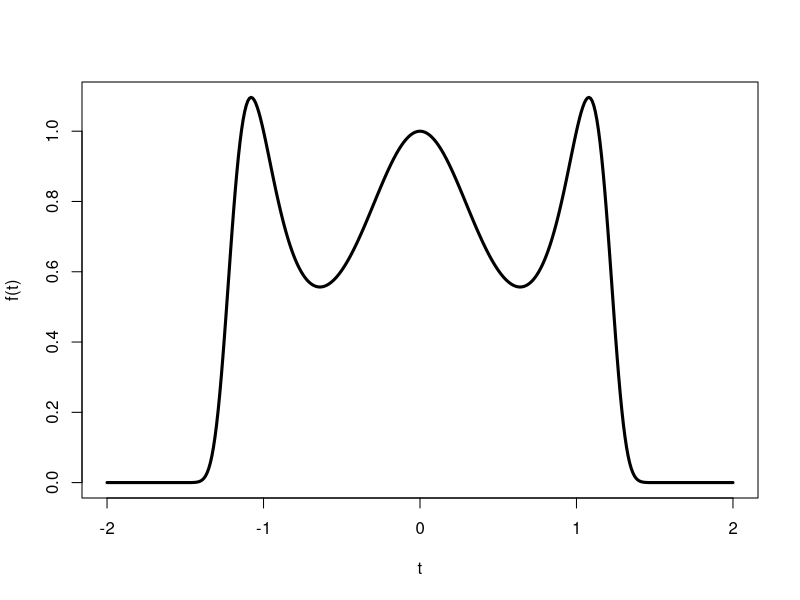
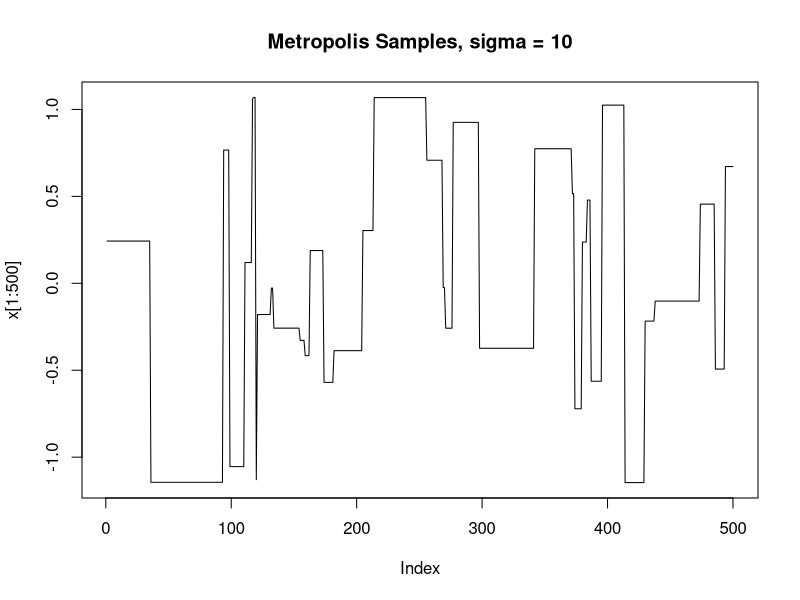
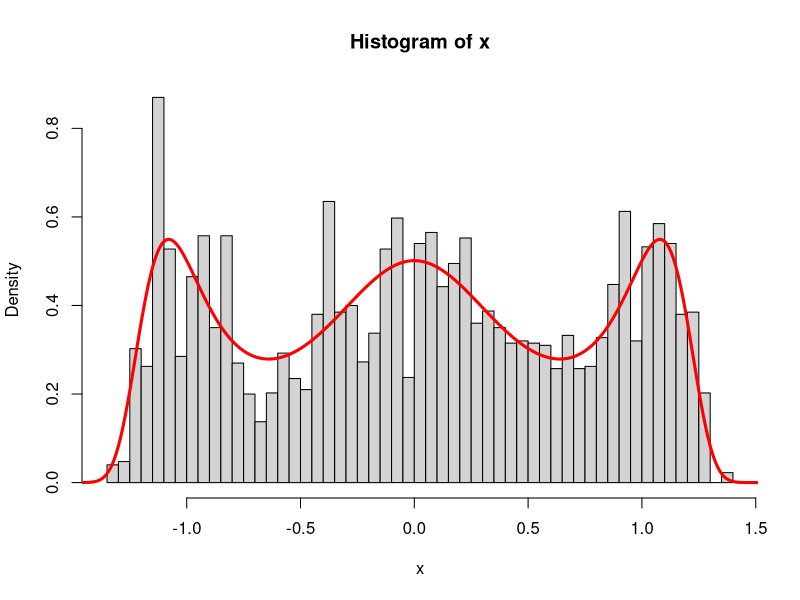
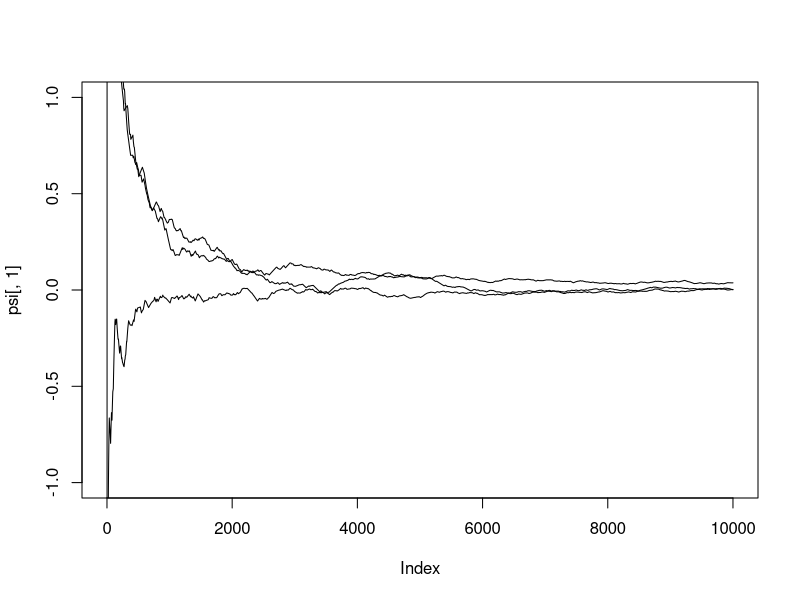
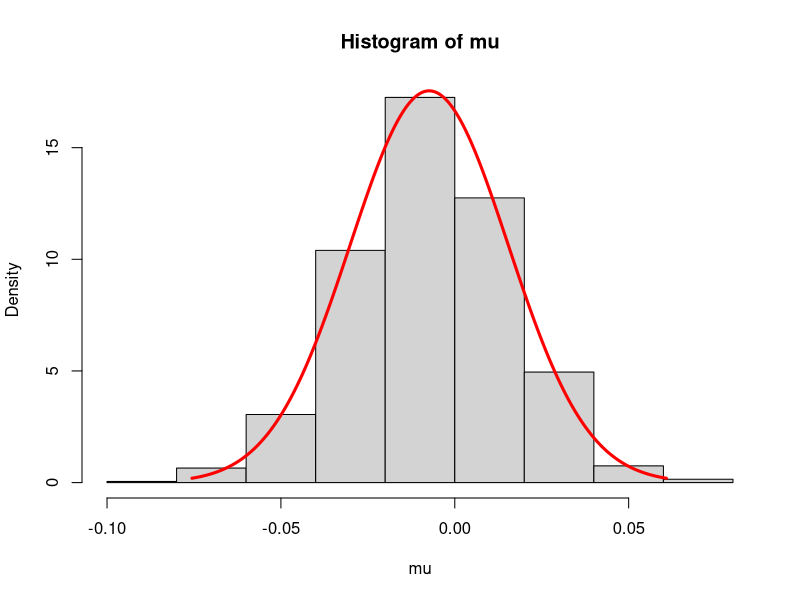
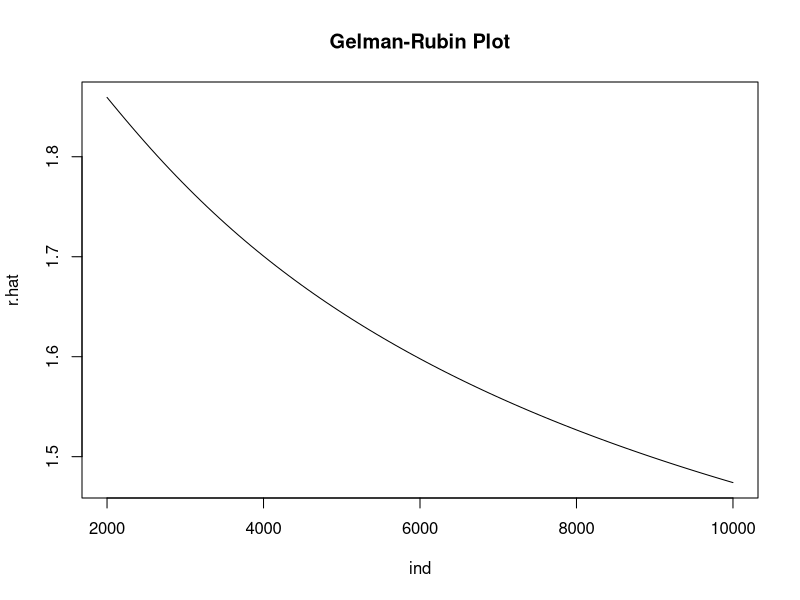

Generate these figures, in order, with R:
## A crazy (unnormalized) pdf that we want to sample from
f = function(x)
{
  exp(-x^8 + 4 * x^4 - 3 * x^2)
}

t = seq(-2, 2, 0.01)
plot(t, f(t), type='l', lwd = 3)

## Random walk Metropolis algorithm to sample from f (using Gaussian proposal density)
metropolis = function(n, f, sigma)
{
  w = rnorm(n, 0, sigma)
  x = numeric(n)
  x[1] = w[1]
  
  acc = 0
  for(i in 2:n)
  {
    u = runif(1)
    y = x[i - 1] + w[i]
    
    if(f(y) >= f(x[i - 1]))
      a = 1
    else
      a = f(y) / f(x[i - 1])
    
    if(u < a)
    {
      x[i] = y
      acc = acc + 1
    }
    else
      x[i] = x[i - 1]
  }
  
  cat(paste("Acceptance rate =", acc / n, "\n"))
  
  return(x)
}
# browser() 
## Rerun this code with sigma = 0.1, 1, and 10
## See how it trades off between exploration and acceptance rate
sigma = 10
b = 2000 ## this is the burn-in
n = 10000 ## this is the number of MCMC samples

k = 4 ## number of independent chains to run

## MCMC sampling
x = metropolis(n, f, sigma)
## Discard burn-in
x = x[b:n]
plot(x[1:500], type = 'l', main = paste("Metropolis Samples, sigma =", sigma))


## Approximate the normalizing constant (for purposes of plotting the pdf)
C = sum(f(t)) * 0.01

hist(x, freq=FALSE, breaks=40)
t = seq(-2, 2, 0.01)
lines(t, f(t) / C, lwd = 3, col = 'red')

X = matrix(0, n, k)
for(i in 1:k)
  X[,i] = metropolis(n, f, sigma)

psi = apply(X, MARGIN = 2, FUN = cumsum)
for(i in 1:k)
  psi[,i] = psi[,i] / (1:nrow(psi))


## Plot the means
plot(psi[,1], type='l', ylim=c(-1,1))
for(i in 2:k)
  lines(psi[,i], type='l')

## Histogram of randomly selected sample means (should be roughly Gaussian)
mu = numeric(1000)
for(i in 1:1000)
  mu[i] = mean(sample(X[b:n,], 1000))
hist(mu, freq=FALSE)
m = mean(mu)
s = sd(mu)
t = seq(m-3*s, m+3*s, s*0.01)
lines(t, dnorm(t, mean(mu), s), col='red', lwd=3)


## Gelman-Rubin convergence test
Gelman.Rubin = function(psi)
{
  n = nrow(psi)
  psi.means = colMeans(psi)
  B = n * var(psi.means)
  W = mean(apply(psi, MARGIN = 1, FUN = var))
  
  return((W * (n - 1) / n + (B / n)) / W)
}

## Plot the Gelman-Rubin R as a function of MCMC iteration
start = b
end = n
steps = 100
ind = seq(b, n, by = (n - b) / steps)
r.hat = numeric(length(ind))
for(i in 1:length(ind))
  r.hat[i] = Gelman.Rubin(psi[1:ind[i],])

plot(ind, r.hat, type='l', main = "Gelman-Rubin Plot")
